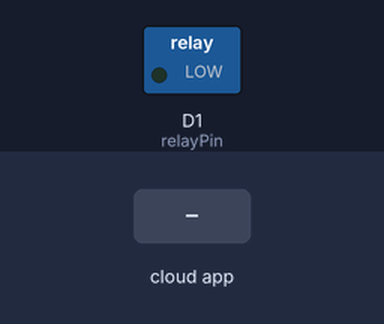
This sketch was run on a simulated ESP8266 (Wemos D1 mini). Shown: switched loads named in the sketch (green lamp = pin HIGH). Inputs (shaded band) come from the test bench. WiFi joins after 1.5 s; servers stay silent unless stated; what the sketch prints to the serial monitor is not drawn.

Above: at 2.7 s.
2.8 s: the phone or cloud app sets pc to 0
At 3.3 s:
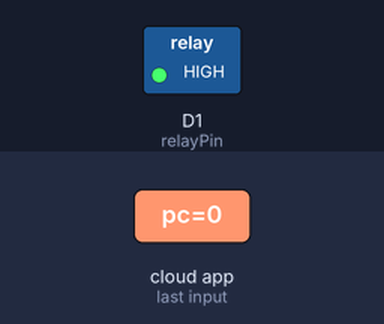
Timing chart, 0 to 9.5 s (numbered marks = the images above; inputs shaded):
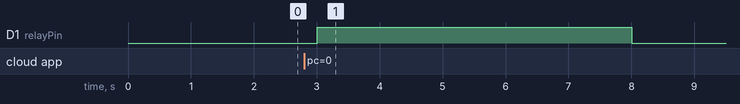

The sketch:

Accendi_PC_da_remoto.ino
```cpp
/* www.lutritech.it

  Accendere il PC da remoto senza Wake-on-LAN con la scheda Wemos D1 Lite ESP8266 e modulo relè: Guida completa

  https://www.youtube.com/@Lutritech
  https://www.facebook.com/lutritech.it
  https://www.instagram.com/Lutritech
  https://github.com/Lutritech
  https://twitter.com/lutritech

*/

#include <ESP8266WiFi.h>
#include <Espalexa.h>

// inserisci qui le tue credenziali del WiFi
#define STASSID "NOME-TUA-RETE-WIFI"
#define STAPSK "PASSWORD-TUA-RETE-WIFI"

const int relayPin = D1;   //lo shield relay del wemos utilizza sempre questo pin

//callback functions
void firstLightChanged(uint8_t brightness);

const char* ssid = STASSID;
const char* pass = STAPSK;

// device name
String Device_1_Name = "pc";  // è il nome del dispositivo che verrà utilizzato con Alexa
Espalexa espalexa;

void setup() {
  Serial.begin(115200);

  pinMode(relayPin, OUTPUT);

  // We start by connecting to a WiFi network
  Serial.print("Connecting to ");
  Serial.println(ssid);
  WiFi.mode(WIFI_STA);
  WiFi.begin(ssid, pass);

  while (WiFi.status() != WL_CONNECTED) {
    delay(500);
    Serial.print(".");
  }
  Serial.println("");

  Serial.println("WiFi connected");
  Serial.println("IP address: ");
  Serial.println(WiFi.localIP());

  // Define your devices here.
  espalexa.addDevice(Device_1_Name, firstLightChanged);  //simplest definition, default state off
  espalexa.begin();
  digitalWrite(relayPin, LOW); //all'accensione il contatto è aperto
}

void loop() {
  espalexa.loop();
  delay(500);
}

//our callback functions
void firstLightChanged(uint8_t brightness) {
  //Control the device
  if (brightness) {
    Serial.println(brightness);
    if (brightness == 255) {
      Serial.println("Accendo il pc");
      digitalWrite(relayPin, HIGH);
      delay(1000); //come se tenessi premuto il pulsante per un secondo
      digitalWrite(relayPin, LOW);
    }

  } else {
    Serial.println(brightness);
    Serial.println("Spengo il pc");
    digitalWrite(relayPin, HIGH);
    delay(5000); //come se tenessi premuto il pulsante per 5 secondi
    digitalWrite(relayPin, LOW);
  }
}
```

Measured:
- after the input at 2.8 s, D1 (relayPin): LOW → HIGH after 0.20 s, → LOW 5.0 s later
